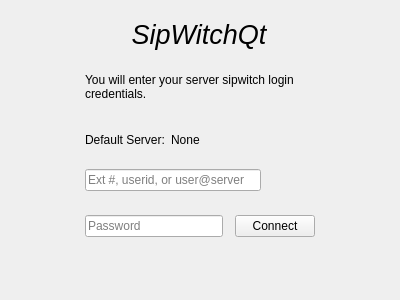
<?xml version="1.0" encoding="UTF-8"?>
<ui version="4.0">
 <class>LoginWindow</class>
 <widget class="QWidget" name="LoginWindow">
  <property name="geometry">
   <rect>
    <x>0</x>
    <y>0</y>
    <width>400</width>
    <height>300</height>
   </rect>
  </property>
  <property name="windowTitle">
   <string>Form</string>
  </property>
  <layout class="QHBoxLayout" name="horizontalLayout">
   <item>
    <spacer name="horizontalSpacer">
     <property name="orientation">
      <enum>Qt::Horizontal</enum>
     </property>
     <property name="sizeType">
      <enum>QSizePolicy::Expanding</enum>
     </property>
     <property name="sizeHint" stdset="0">
      <size>
       <width>40</width>
       <height>20</height>
      </size>
     </property>
    </spacer>
   </item>
   <item>
    <layout class="QVBoxLayout" name="verticalLayout_2">
     <item>
      <layout class="QHBoxLayout" name="horizontalLayout_5">
       <property name="rightMargin">
        <number>48</number>
       </property>
       <item>
        <widget class="QPushButton" name="pushButton">
         <property name="sizePolicy">
          <sizepolicy hsizetype="Minimum" vsizetype="Fixed">
           <horstretch>0</horstretch>
           <verstretch>0</verstretch>
          </sizepolicy>
         </property>
         <property name="maximumSize">
          <size>
           <width>48</width>
           <height>48</height>
          </size>
         </property>
         <property name="text">
          <string/>
         </property>
         <property name="icon">
          <iconset resource="../Resources/desktop.qrc">
           <normaloff>:/images/logo.png</normaloff>:/images/logo.png</iconset>
         </property>
         <property name="iconSize">
          <size>
           <width>48</width>
           <height>48</height>
          </size>
         </property>
         <property name="autoDefault">
          <bool>false</bool>
         </property>
         <property name="flat">
          <bool>true</bool>
         </property>
        </widget>
       </item>
       <item>
        <widget class="QLabel" name="loginHeader">
         <property name="sizePolicy">
          <sizepolicy hsizetype="Preferred" vsizetype="Preferred">
           <horstretch>0</horstretch>
           <verstretch>0</verstretch>
          </sizepolicy>
         </property>
         <property name="font">
          <font>
           <pointsize>20</pointsize>
           <italic>true</italic>
          </font>
         </property>
         <property name="text">
          <string>SipWitchQt</string>
         </property>
         <property name="alignment">
          <set>Qt::AlignCenter</set>
         </property>
        </widget>
       </item>
      </layout>
     </item>
     <item>
      <widget class="QLabel" name="label_3">
       <property name="sizePolicy">
        <sizepolicy hsizetype="Minimum" vsizetype="Minimum">
         <horstretch>0</horstretch>
         <verstretch>0</verstretch>
        </sizepolicy>
       </property>
       <property name="text">
        <string>You will enter your server sipwitch login credentials.</string>
       </property>
       <property name="scaledContents">
        <bool>true</bool>
       </property>
       <property name="alignment">
        <set>Qt::AlignLeading|Qt::AlignLeft|Qt::AlignVCenter</set>
       </property>
       <property name="wordWrap">
        <bool>true</bool>
       </property>
      </widget>
     </item>
     <item>
      <layout class="QHBoxLayout" name="horizontalLayout_3">
       <item>
        <widget class="QLabel" name="label">
         <property name="text">
          <string>Default Server:</string>
         </property>
        </widget>
       </item>
       <item>
        <widget class="QLabel" name="server">
         <property name="text">
          <string>None</string>
         </property>
        </widget>
       </item>
       <item>
        <spacer name="horizontalSpacer_3">
         <property name="orientation">
          <enum>Qt::Horizontal</enum>
         </property>
         <property name="sizeHint" stdset="0">
          <size>
           <width>40</width>
           <height>20</height>
          </size>
         </property>
        </spacer>
       </item>
      </layout>
     </item>
     <item>
      <layout class="QVBoxLayout" name="verticalLayout">
       <property name="spacing">
        <number>24</number>
       </property>
       <item>
        <layout class="QHBoxLayout" name="horizontalLayout_4">
         <property name="rightMargin">
          <number>8</number>
         </property>
         <item>
          <widget class="QLineEdit" name="identity">
           <property name="text">
            <string/>
           </property>
           <property name="placeholderText">
            <string>Ext #, userid, or user@server</string>
           </property>
          </widget>
         </item>
         <item>
          <widget class="QPushButton" name="certificate">
           <property name="maximumSize">
            <size>
             <width>22</width>
             <height>22</height>
            </size>
           </property>
           <property name="toolTip">
            <string>Load server certificate</string>
           </property>
           <property name="text">
            <string/>
           </property>
           <property name="icon">
            <iconset resource="../Resources/desktop.qrc">
             <normaloff>:/icons/unlocked.png</normaloff>:/icons/unlocked.png</iconset>
           </property>
           <property name="flat">
            <bool>true</bool>
           </property>
          </widget>
         </item>
        </layout>
       </item>
       <item>
        <layout class="QHBoxLayout" name="horizontalLayout_2">
         <property name="spacing">
          <number>12</number>
         </property>
         <property name="rightMargin">
          <number>0</number>
         </property>
         <item>
          <widget class="QLineEdit" name="secret">
           <property name="placeholderText">
            <string>Password</string>
           </property>
          </widget>
         </item>
         <item>
          <widget class="QPushButton" name="loginButton">
           <property name="text">
            <string>Connect</string>
           </property>
          </widget>
         </item>
        </layout>
       </item>
      </layout>
     </item>
     <item>
      <widget class="QLabel" name="loginFooter">
       <property name="text">
        <string/>
       </property>
      </widget>
     </item>
    </layout>
   </item>
   <item>
    <spacer name="horizontalSpacer_2">
     <property name="orientation">
      <enum>Qt::Horizontal</enum>
     </property>
     <property name="sizeType">
      <enum>QSizePolicy::Expanding</enum>
     </property>
     <property name="sizeHint" stdset="0">
      <size>
       <width>40</width>
       <height>20</height>
      </size>
     </property>
    </spacer>
   </item>
  </layout>
 </widget>
 <resources>
  <include location="../Resources/desktop.qrc"/>
 </resources>
 <connections>
  <connection>
   <sender>identity</sender>
   <signal>returnPressed()</signal>
   <receiver>secret</receiver>
   <slot>setFocus()</slot>
   <hints>
    <hint type="sourcelabel">
     <x>242</x>
     <y>176</y>
    </hint>
    <hint type="destinationlabel">
     <x>196</x>
     <y>218</y>
    </hint>
   </hints>
  </connection>
 </connections>
</ui>
